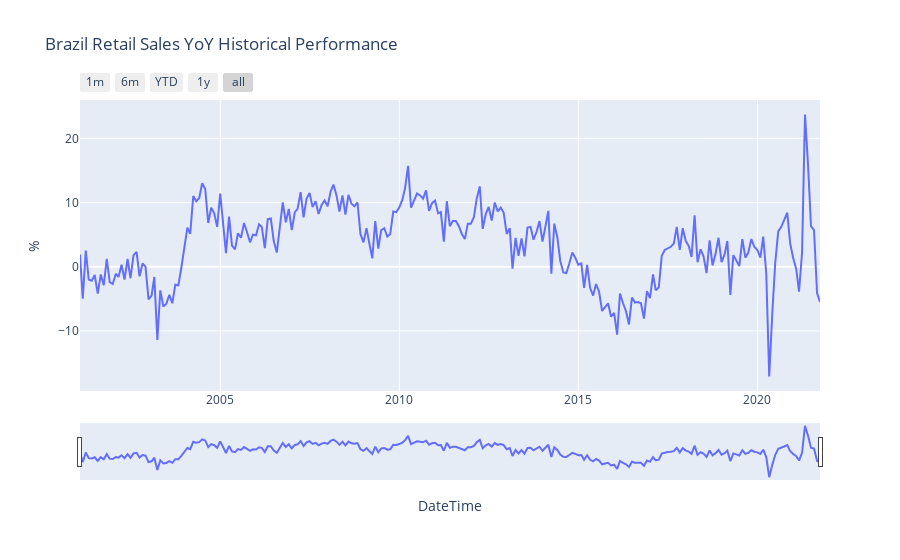
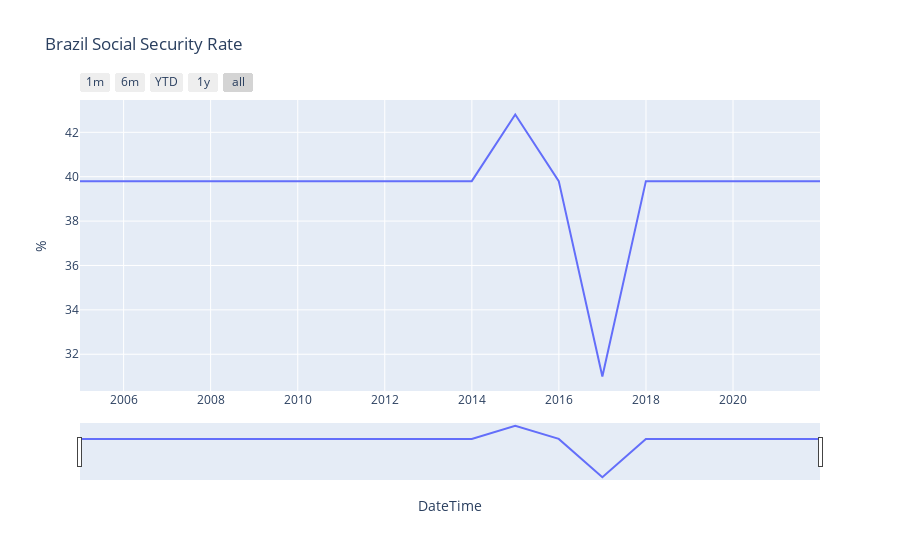

These figures' notebook cell, in order:
### Markdown cell above
# Social Indicators

### Code cell
df_brazil_gdp = te.getHistoricalData(country='brazil', indicator='Retail Sales YoY', initDate='1996-01-01', output_type='df')
df_brazil_gdp = df_brazil_gdp[['DateTime','Value']] 
df_brazil_gdp=df_brazil_gdp.rename(columns={'Value':'%'})
fig = px.line(df_brazil_gdp, x='DateTime', y='%', title='Brazil Retail Sales YoY Historical Performance')

fig.update_xaxes(
    rangeslider_visible=True,
    rangeselector=dict(
        buttons=list([
            dict(count=1, label="1m", step="month", stepmode="backward"),
            dict(count=6, label="6m", step="month", stepmode="backward"),
            dict(count=1, label="YTD", step="year", stepmode="todate"),
            dict(count=1, label="1y", step="year", stepmode="backward"),
            dict(step="all")
        ])
    )
)
fig.show(renderer='plotly_mimetype')

df_brazil_gdp = te.getHistoricalData(country='brazil', indicator='Social Security Rate', initDate='1996-01-01', output_type='df')
df_brazil_gdp = df_brazil_gdp[['DateTime','Value']] 
df_brazil_gdp=df_brazil_gdp.rename(columns={'Value':'%'})
fig = px.line(df_brazil_gdp, x='DateTime', y='%', title='Brazil Social Security Rate')

fig.update_xaxes(
    rangeslider_visible=True,
    rangeselector=dict(
        buttons=list([
            dict(count=1, label="1m", step="month", stepmode="backward"),
            dict(count=6, label="6m", step="month", stepmode="backward"),
            dict(count=1, label="YTD", step="year", stepmode="todate"),
            dict(count=1, label="1y", step="year", stepmode="backward"),
            dict(step="all")
        ])
    )
)
fig.show(renderer='plotly_mimetype')


df_brazil_gdp = te.getHistoricalData(country='brazil', indicator='Wages', initDate='1996-01-01', output_type='df')
df_brazil_gdp = df_brazil_gdp[['DateTime','Value']] 
df_brazil_gdp=df_brazil_gdp.rename(columns={'Value':'BRL'})
fig = px.line(df_brazil_gdp, x='DateTime', y='BRL', title="Brazil's Real Average Monthly Income")

fig.update_xaxes(
    rangeslider_visible=True,
    rangeselector=dict(
        buttons=list([
            dict(count=1, label="1m", step="month", stepmode="backward"),
            dict(count=6, label="6m", step="month", stepmode="backward"),
            dict(count=1, label="YTD", step="year", stepmode="todate"),
            dict(count=1, label="1y", step="year", stepmode="backward"),
            dict(step="all")
        ])
    )
)
fig.show(renderer='plotly_mimetype')

df_brazil_gdp = te.getHistoricalData(country='brazil', indicator='Unemployed Persons', initDate='1996-01-01', output_type='df')
df_brazil_gdp = df_brazil_gdp[['DateTime','Value']] 
df_brazil_gdp=df_brazil_gdp.rename(columns={'Value':'Million'})
fig = px.line(df_brazil_gdp, x='DateTime', y='Million', title="Brazil's Unemployed Persons")

fig.update_xaxes(
    rangeslider_visible=True,
    rangeselector=dict(
        buttons=list([
            dict(count=1, label="1m", step="month", stepmode="backward"),
            dict(count=6, label="6m", step="month", stepmode="backward"),
            dict(count=1, label="YTD", step="year", stepmode="todate"),
            dict(count=1, label="1y", step="year", stepmode="backward"),
            dict(step="all")
        ])
    )
)
fig.show(renderer='plotly_mimetype')

### Figure 1 — Plotly figure (JSON) as saved in the notebook; plotly's stock layout.template omitted (floating-point values rounded to 4 significant figures; data arrays with more than 128 entries replaced by an {"elided": "..."} marker saying what was removed)
{"data": [{"hovertemplate": "DateTime=%{x}<br>%=%{y}<extra></extra>", "legendgroup": "", "line": {"color": "#636efa", "dash": "solid"}, "marker": {"symbol": "circle"}, "mode": "lines", "name": "", "orientation": "v", "showlegend": false, "type": "scatter", "x": {"elided": "249 str values"}, "xaxis": "x", "y": {"elided": "249 float values"}, "yaxis": "y"}], "layout": {"autosize": true, "legend": {"tracegroupgap": 0}, "title": {"text": "Brazil Retail Sales YoY Historical Performance"}, "xaxis": {"anchor": "y", "autorange": true, "domain": [0, 1], "range": ["2001-01-31", "2021-09-30"], "rangeselector": {"buttons": [{"count": 1, "label": "1m", "step": "month", "stepmode": "backward"}, {"count": 6, "label": "6m", "step": "month", "stepmode": "backward"}, {"count": 1, "label": "YTD", "step": "year", "stepmode": "todate"}, {"count": 1, "label": "1y", "step": "year", "stepmode": "backward"}, {"step": "all"}]}, "rangeslider": {"autorange": true, "range": ["2001-01-31", "2021-09-30"], "visible": true, "yaxis": {"_template": null, "rangemode": "match"}}, "title": {"text": "DateTime"}, "type": "date"}, "yaxis": {"anchor": "x", "autorange": true, "domain": [0, 1], "range": [-19.37, 25.97], "title": {"text": "%"}, "type": "linear"}}}

### Figure 2 — Plotly figure (JSON) as saved in the notebook; plotly's stock layout.template omitted (floating-point values rounded to 4 significant figures)
{"data": [{"hovertemplate": "DateTime=%{x}<br>%=%{y}<extra></extra>", "legendgroup": "", "line": {"color": "#636efa", "dash": "solid"}, "marker": {"symbol": "circle"}, "mode": "lines", "name": "", "orientation": "v", "showlegend": false, "type": "scatter", "x": ["2004-12-31T00:00:00", "2005-12-31T00:00:00", "2006-12-31T00:00:00", "2007-12-31T00:00:00", "2008-12-31T00:00:00", "2009-12-31T00:00:00", "2010-12-31T00:00:00", "2011-12-31T00:00:00", "2012-12-31T00:00:00", "2013-12-31T00:00:00", "2014-12-31T00:00:00", "2015-12-31T00:00:00", "2016-12-31T00:00:00", "2017-12-31T00:00:00", "2018-12-31T00:00:00", "2019-12-31T00:00:00", "2020-12-31T00:00:00", "2021-12-31T00:00:00"], "xaxis": "x", "y": [39.8, 39.8, 39.8, 39.8, 39.8, 39.8, 39.8, 39.8, 39.8, 39.8, 42.8, 39.8, 31, 39.8, 39.8, 39.8, 39.8, 39.8], "yaxis": "y"}], "layout": {"autosize": true, "legend": {"tracegroupgap": 0}, "title": {"text": "Brazil Social Security Rate"}, "xaxis": {"anchor": "y", "autorange": true, "domain": [0, 1], "range": ["2004-12-31", "2021-12-31"], "rangeselector": {"buttons": [{"count": 1, "label": "1m", "step": "month", "stepmode": "backward"}, {"count": 6, "label": "6m", "step": "month", "stepmode": "backward"}, {"count": 1, "label": "YTD", "step": "year", "stepmode": "todate"}, {"count": 1, "label": "1y", "step": "year", "stepmode": "backward"}, {"step": "all"}]}, "rangeslider": {"autorange": true, "range": ["2004-12-31", "2021-12-31"], "visible": true, "yaxis": {"_template": null, "rangemode": "match"}}, "title": {"text": "DateTime"}, "type": "date"}, "yaxis": {"anchor": "x", "autorange": true, "domain": [0, 1], "range": [30.34, 43.46], "title": {"text": "%"}, "type": "linear"}}}
